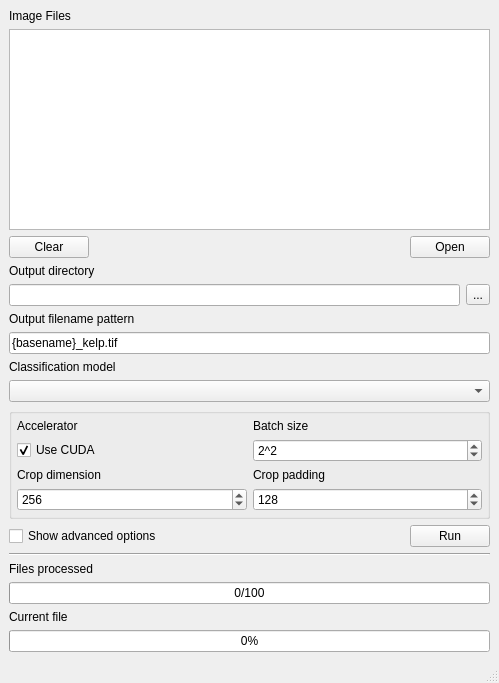
<?xml version="1.0" encoding="UTF-8"?>
<ui version="4.0">
 <class>MainWindow</class>
 <widget class="QMainWindow" name="MainWindow">
  <property name="geometry">
   <rect>
    <x>0</x>
    <y>0</y>
    <width>499</width>
    <height>683</height>
   </rect>
  </property>
  <property name="sizePolicy">
   <sizepolicy hsizetype="Preferred" vsizetype="Preferred">
    <horstretch>0</horstretch>
    <verstretch>0</verstretch>
   </sizepolicy>
  </property>
  <property name="windowTitle">
   <string>Hakai Kelp-O-Matic 9000</string>
  </property>
  <widget class="QWidget" name="centralwidget">
   <layout class="QVBoxLayout" name="verticalLayout_2">
    <item>
     <widget class="QLabel" name="label_image_files">
      <property name="text">
       <string>Image Files</string>
      </property>
     </widget>
    </item>
    <item>
     <widget class="QListWidget" name="listWidget_image_files"/>
    </item>
    <item>
     <widget class="QWidget" name="widget" native="true">
      <layout class="QHBoxLayout" name="horizontalLayout_2">
       <property name="leftMargin">
        <number>0</number>
       </property>
       <property name="topMargin">
        <number>0</number>
       </property>
       <property name="rightMargin">
        <number>0</number>
       </property>
       <property name="bottomMargin">
        <number>0</number>
       </property>
       <item>
        <widget class="QPushButton" name="pushButton_clear_images">
         <property name="text">
          <string>Clear</string>
         </property>
        </widget>
       </item>
       <item>
        <spacer name="horizontalSpacer">
         <property name="orientation">
          <enum>Qt::Horizontal</enum>
         </property>
         <property name="sizeHint" stdset="0">
          <size>
           <width>40</width>
           <height>20</height>
          </size>
         </property>
        </spacer>
       </item>
       <item>
        <widget class="QPushButton" name="pushButton_open_images">
         <property name="text">
          <string>Open</string>
         </property>
        </widget>
       </item>
      </layout>
     </widget>
    </item>
    <item>
     <widget class="QLabel" name="label_output_directory">
      <property name="text">
       <string>Output directory</string>
      </property>
      <property name="buddy">
       <cstring>lineEdit_output_directory</cstring>
      </property>
     </widget>
    </item>
    <item>
     <widget class="QWidget" name="widget_output_directory" native="true">
      <layout class="QHBoxLayout" name="horizontalLayout">
       <property name="leftMargin">
        <number>0</number>
       </property>
       <property name="topMargin">
        <number>0</number>
       </property>
       <property name="rightMargin">
        <number>0</number>
       </property>
       <property name="bottomMargin">
        <number>0</number>
       </property>
       <item>
        <widget class="QLineEdit" name="lineEdit_output_directory"/>
       </item>
       <item>
        <widget class="QToolButton" name="toolButton_output_directory">
         <property name="text">
          <string>...</string>
         </property>
        </widget>
       </item>
      </layout>
     </widget>
    </item>
    <item>
     <widget class="QLabel" name="label_output_filename_pattern">
      <property name="text">
       <string>Output filename pattern</string>
      </property>
      <property name="buddy">
       <cstring>lineEdit_output_filename_pattern</cstring>
      </property>
     </widget>
    </item>
    <item>
     <widget class="QLineEdit" name="lineEdit_output_filename_pattern">
      <property name="text">
       <string>{basename}_kelp.tif</string>
      </property>
     </widget>
    </item>
    <item>
     <widget class="QLabel" name="label_classification_model">
      <property name="text">
       <string>Classification model</string>
      </property>
      <property name="buddy">
       <cstring>comboBox_classification_model</cstring>
      </property>
     </widget>
    </item>
    <item>
     <widget class="QComboBox" name="comboBox_classification_model"/>
    </item>
    <item>
     <widget class="QGroupBox" name="groupBox_advanced_options">
      <property name="enabled">
       <bool>true</bool>
      </property>
      <layout class="QGridLayout" name="gridLayout_2">
       <property name="leftMargin">
        <number>5</number>
       </property>
       <property name="topMargin">
        <number>5</number>
       </property>
       <property name="rightMargin">
        <number>5</number>
       </property>
       <property name="bottomMargin">
        <number>5</number>
       </property>
       <item row="2" column="0">
        <widget class="QLabel" name="label_3">
         <property name="text">
          <string>Crop dimension</string>
         </property>
        </widget>
       </item>
       <item row="0" column="1">
        <widget class="QLabel" name="label_batch_size">
         <property name="text">
          <string>Batch size</string>
         </property>
        </widget>
       </item>
       <item row="1" column="1">
        <widget class="QSpinBox" name="spinBox_batch_size">
         <property name="buttonSymbols">
          <enum>QAbstractSpinBox::UpDownArrows</enum>
         </property>
         <property name="suffix">
          <string/>
         </property>
         <property name="prefix">
          <string>2^</string>
         </property>
         <property name="maximum">
          <number>4</number>
         </property>
         <property name="value">
          <number>2</number>
         </property>
         <property name="displayIntegerBase">
          <number>10</number>
         </property>
        </widget>
       </item>
       <item row="3" column="1">
        <widget class="QSpinBox" name="spinBox_crop_padding">
         <property name="maximum">
          <number>256</number>
         </property>
         <property name="singleStep">
          <number>2</number>
         </property>
         <property name="value">
          <number>128</number>
         </property>
        </widget>
       </item>
       <item row="2" column="1">
        <widget class="QLabel" name="label_4">
         <property name="text">
          <string>Crop padding</string>
         </property>
        </widget>
       </item>
       <item row="3" column="0">
        <widget class="QSpinBox" name="spinBox_crop_dimension">
         <property name="minimum">
          <number>16</number>
         </property>
         <property name="maximum">
          <number>1024</number>
         </property>
         <property name="singleStep">
          <number>2</number>
         </property>
         <property name="value">
          <number>256</number>
         </property>
        </widget>
       </item>
       <item row="1" column="0">
        <widget class="QCheckBox" name="checkBox_cuda">
         <property name="text">
          <string>Use CUDA</string>
         </property>
         <property name="checked">
          <bool>true</bool>
         </property>
        </widget>
       </item>
       <item row="0" column="0">
        <widget class="QLabel" name="label">
         <property name="text">
          <string>Accelerator</string>
         </property>
        </widget>
       </item>
      </layout>
     </widget>
    </item>
    <item>
     <widget class="QWidget" name="widget_2" native="true">
      <layout class="QHBoxLayout" name="horizontalLayout_3">
       <property name="leftMargin">
        <number>0</number>
       </property>
       <property name="topMargin">
        <number>0</number>
       </property>
       <property name="rightMargin">
        <number>0</number>
       </property>
       <property name="bottomMargin">
        <number>0</number>
       </property>
       <item>
        <widget class="QCheckBox" name="checkBox_show_advanced_options">
         <property name="text">
          <string>Show advanced options</string>
         </property>
        </widget>
       </item>
       <item>
        <spacer name="horizontalSpacer_2">
         <property name="orientation">
          <enum>Qt::Horizontal</enum>
         </property>
         <property name="sizeHint" stdset="0">
          <size>
           <width>40</width>
           <height>20</height>
          </size>
         </property>
        </spacer>
       </item>
       <item>
        <widget class="QPushButton" name="pushButton_run">
         <property name="text">
          <string>Run</string>
         </property>
        </widget>
       </item>
      </layout>
     </widget>
    </item>
    <item>
     <widget class="QWidget" name="widget_progress" native="true">
      <layout class="QVBoxLayout" name="verticalLayout">
       <property name="spacing">
        <number>6</number>
       </property>
       <property name="leftMargin">
        <number>0</number>
       </property>
       <property name="topMargin">
        <number>0</number>
       </property>
       <property name="rightMargin">
        <number>0</number>
       </property>
       <property name="bottomMargin">
        <number>0</number>
       </property>
       <item>
        <widget class="Line" name="line">
         <property name="orientation">
          <enum>Qt::Horizontal</enum>
         </property>
        </widget>
       </item>
       <item>
        <widget class="QLabel" name="label_2">
         <property name="text">
          <string>Files processed</string>
         </property>
        </widget>
       </item>
       <item>
        <widget class="QProgressBar" name="progressBar_overall">
         <property name="value">
          <number>0</number>
         </property>
         <property name="format">
          <string>%v/%m</string>
         </property>
        </widget>
       </item>
       <item>
        <widget class="QLabel" name="label_current_file">
         <property name="text">
          <string>Current file</string>
         </property>
        </widget>
       </item>
       <item>
        <widget class="QProgressBar" name="progressBar_img">
         <property name="value">
          <number>0</number>
         </property>
        </widget>
       </item>
      </layout>
     </widget>
    </item>
   </layout>
  </widget>
  <widget class="QMenuBar" name="menubar">
   <property name="geometry">
    <rect>
     <x>0</x>
     <y>0</y>
     <width>499</width>
     <height>25</height>
    </rect>
   </property>
  </widget>
  <widget class="QStatusBar" name="statusbar"/>
 </widget>
 <tabstops>
  <tabstop>lineEdit_output_directory</tabstop>
  <tabstop>toolButton_output_directory</tabstop>
  <tabstop>lineEdit_output_filename_pattern</tabstop>
 </tabstops>
 <resources/>
 <connections>
  <connection>
   <sender>checkBox_show_advanced_options</sender>
   <signal>clicked(bool)</signal>
   <receiver>groupBox_advanced_options</receiver>
   <slot>setVisible(bool)</slot>
   <hints>
    <hint type="sourcelabel">
     <x>58</x>
     <y>505</y>
    </hint>
    <hint type="destinationlabel">
     <x>78</x>
     <y>361</y>
    </hint>
   </hints>
  </connection>
 </connections>
</ui>
